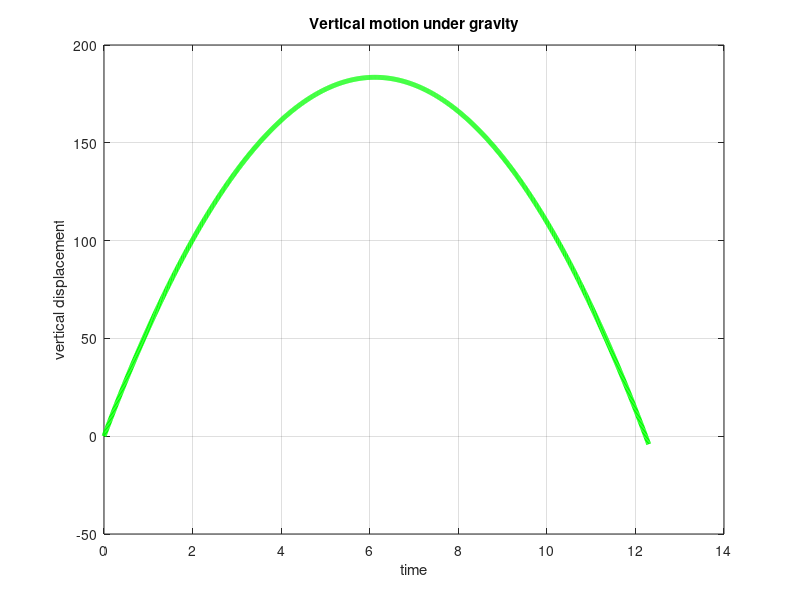

MATLAB code for this plot:
% Vertical motion under gravity
g = 9.81; % acceleration due
% to gravity
u = 60; % initial velocity in
% meters/sec
t = 0 : 0.01 : 12.3; % time in seconds
s = u * t - g / 2 * t .^ 2; % vertical displacement
% in meters
plot(t, s,'k','LineWidth',3.5,'color','green')
title( 'Vertical motion under gravity' )
xlabel( 'time' ), ylabel( 'vertical displacement' )
grid